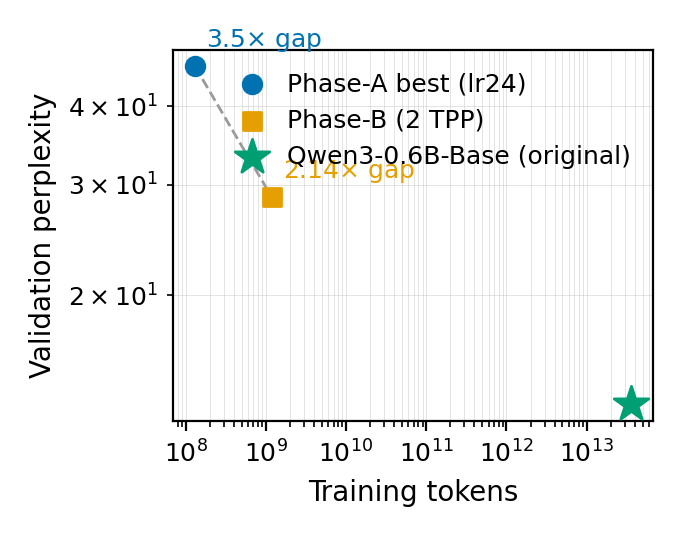

Write Python code to recreate this figure.
#!/usr/bin/env python3
"""fig_repro_gap: val-PPL vs training tokens (log-log).

All plotted numbers are parsed from the two source results files below —
nothing is hardcoded except axis labels and styling.

Sources:
  Qwen3-0.6B/builds/2026-06-08_reproduce-faithful_qwen3-0.6b/results/original_vs_repro.txt
  Qwen3-0.6B/builds/2026-06-08_reproduce-faithful_qwen3-0.6b/results/qwen3_baseline2tpp_after.txt
"""
import re
from pathlib import Path

import matplotlib

matplotlib.use("Agg")
import matplotlib.pyplot as plt

REPO = Path("/home/yashb98/Downloads/BuildFromScratch")
RESULTS = REPO / "Qwen3-0.6B/builds/2026-06-08_reproduce-faithful_qwen3-0.6b/results"
SRC_ORIG = RESULTS / "original_vs_repro.txt"
SRC_PHASEB = RESULTS / "qwen3_baseline2tpp_after.txt"
OUTDIR = Path(__file__).resolve().parent


def parse_tok_count(s: str) -> float:
    """'36T' -> 36e12, '131M' -> 131e6, '1,189,478,400' -> 1.1894784e9."""
    s = s.replace(",", "").strip()
    mult = {"T": 1e12, "B": 1e9, "M": 1e6, "K": 1e3}
    if s[-1].upper() in mult:
        return float(s[:-1]) * mult[s[-1].upper()]
    return float(s)


# --- Parse original_vs_repro.txt: original point + Phase-A best (min PPL) ---
orig_text = SRC_ORIG.read_text()

m = re.search(
    r"ORIGINAL\s+Qwen3-0\.6B-Base\s+\((\S+)\s+tok\)\s+val PPL\s*=\s*([\d.]+)",
    orig_text,
)
assert m, f"original line not found in {SRC_ORIG}"
orig_tokens = parse_tok_count(m.group(1))
orig_ppl = float(m.group(2))

repro_rows = re.findall(
    r"REPRO\s+(\S+)\s+\((\S+)\s+tok, from scratch\)\s+val PPL\s*=\s*([\d.]+)",
    orig_text,
)
assert repro_rows, f"no REPRO rows found in {SRC_ORIG}"
best_name, best_tok_s, best_ppl = min(repro_rows, key=lambda r: float(r[2]))
phaseA_tokens = parse_tok_count(best_tok_s)
phaseA_ppl = float(best_ppl)

# --- Parse qwen3_baseline2tpp_after.txt: Phase-B point ---
pb_text = SRC_PHASEB.read_text()
m = re.search(r"after\s+([\d,]+)\s+tokens", pb_text)
assert m, f"token count not found in {SRC_PHASEB}"
phaseB_tokens = parse_tok_count(m.group(1))
m = re.search(r"val PPL:\s*[\d.]+\s*->\s*([\d.]+)", pb_text)
assert m, f"final val PPL not found in {SRC_PHASEB}"
phaseB_ppl = float(m.group(1))

# --- Gap ratios (computed, not hardcoded) ---
gapA = phaseA_ppl / orig_ppl
gapB = phaseB_ppl / orig_ppl

# --- Plot (Okabe-Ito colorblind-safe palette) ---
C_BLUE = "#0072B2"
C_ORANGE = "#E69F00"
C_GREEN = "#009E73"

plt.rcParams.update({"font.size": 9, "axes.labelsize": 10})
fig, ax = plt.subplots(figsize=(3.4, 2.7))

ax.plot(
    [phaseA_tokens, phaseB_tokens],
    [phaseA_ppl, phaseB_ppl],
    color="0.6", lw=1.0, ls="--", zorder=1,
)
ax.scatter(
    [phaseA_tokens], [phaseA_ppl],
    marker="o", s=45, color=C_BLUE, zorder=3,
    label=f"Phase-A best ({best_name})",
)
ax.scatter(
    [phaseB_tokens], [phaseB_ppl],
    marker="s", s=45, color=C_ORANGE, zorder=3,
    label="Phase-B (2 TPP)",
)
ax.scatter(
    [orig_tokens], [orig_ppl],
    marker="*", s=170, color=C_GREEN, zorder=3,
    label="Qwen3-0.6B-Base (original)",
)

ax.annotate(
    f"{gapA:.1f}$\\times$ gap",
    xy=(phaseA_tokens, phaseA_ppl), xytext=(4, 7),
    textcoords="offset points", fontsize=9, color=C_BLUE,
)
ax.annotate(
    f"{gapB:.2f}$\\times$ gap",
    xy=(phaseB_tokens, phaseB_ppl), xytext=(4, 7),
    textcoords="offset points", fontsize=9, color=C_ORANGE,
)

ax.set_xscale("log")
ax.set_yscale("log")
ax.set_xlabel("Training tokens")
ax.set_ylabel("Validation perplexity")
ax.grid(True, which="both", lw=0.3, alpha=0.4)
ax.legend(fontsize=9, frameon=False, loc="upper right", handletextpad=0.4)

fig.tight_layout()
fig.savefig(OUTDIR / "fig_repro_gap.pdf")
fig.savefig(OUTDIR / "fig_repro_gap.png", dpi=200)

print(f"orig:   {orig_tokens:.4g} tok, PPL {orig_ppl}")
print(f"phaseA: {phaseA_tokens:.4g} tok, PPL {phaseA_ppl} ({best_name}), gap {gapA:.2f}x")
print(f"phaseB: {phaseB_tokens:.4g} tok, PPL {phaseB_ppl}, gap {gapB:.2f}x")
print(f"wrote {OUTDIR / 'fig_repro_gap.pdf'}")
